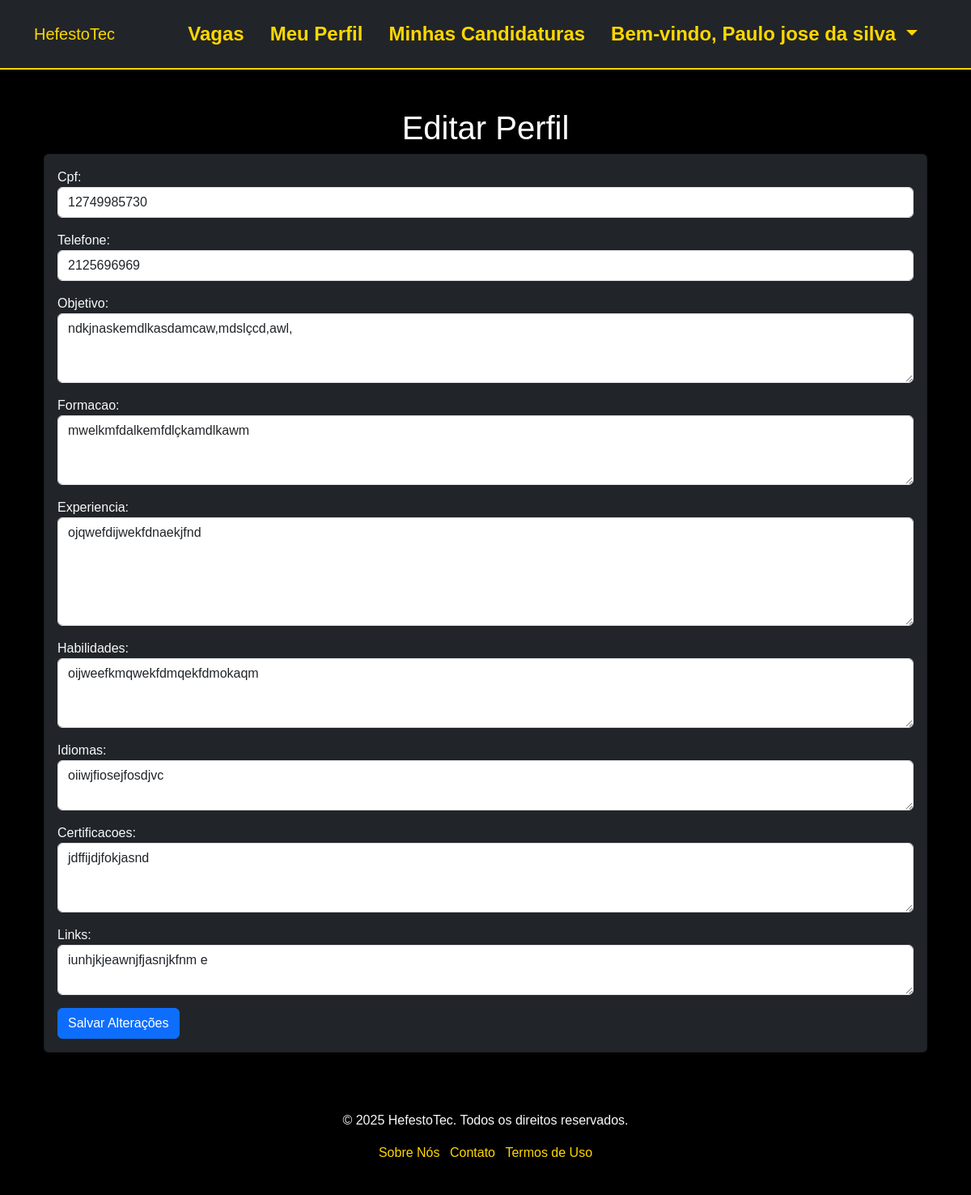
/perfil/editar/ (signed in), run on the app's committed database.
### vagas/models.py (models this page shows, shortened)
class Usuario(AbstractUser):
    pass

class Profile(models.Model):
    user = models.OneToOneField(Usuario, on_delete=models.CASCADE, related_name='profile')
    cpf = models.CharField(max_length=14, unique=True, validators=[validar_cpf], blank=True, null=True)
    telefone = models.CharField(max_length=15, blank=True, null=True)
    data_nascimento = models.DateField(blank=True, null=True)
    objetivo = models.TextField(blank=True, null=True)
    formacao = models.TextField(blank=True, null=True)
    experiencia = models.TextField(blank=True, null=True)
    habilidades = models.TextField(blank=True, null=True)
    idiomas = models.TextField(blank=True, null=True)
    certificacoes = models.TextField(blank=True, null=True)
    links = models.TextField(blank=True, null=True)

### vagas/views.py (the view)
# urls.py: path('perfil/editar/', views.editar_perfil, name='editar_perfil'),  # Editar perfil
@login_required
def editar_perfil(request):
    profile = request.user.profile
    if request.method == "POST":
        form = ProfileForm(request.POST, instance=profile)
        if form.is_valid():
            form.save()
            messages.success(request, "Perfil atualizado com sucesso!")
            return redirect('meu_perfil')
        else:
            messages.error(request, "Erro ao atualizar o perfil. Verifique os dados.")
    else:
        form = ProfileForm(instance=profile)
    return render(request, 'vagas/editar_perfil.html', {'form': form})

### vagas/templates/vagas/editar_perfil.html (shortened to what this page needs)
{% extends 'vagas/base.html' %}
{% block content %}
<div class="container mt-5">
    <h1 class="text-center">Editar Perfil</h1>
    <div class="card shadow bg-dark text-light">
        <div class="card-body">
            <form method="post">
                {% for field in form %}
                    <div class="mb-3">
                        {{ field.label_tag }}
                        {{ field }}
                    </div>
                {% endfor %}
                <button type="submit" class="btn btn-primary">Salvar Alterações</button>
            </form>
        </div>
    </div>
</div>
{% endblock %}

### vagas/templates/vagas/base.html (shortened to what this page needs)
<!DOCTYPE html>
<html lang="pt-br">
<head>
    {% load static %}
    <link href="https://cdn.jsdelivr.net/npm/bootstrap@5.3.1/dist/css/bootstrap.min.css" rel="stylesheet">
    <link rel="stylesheet" href="{% static 'css/styles.css' %}">
</head>
<body>
    <nav class="navbar navbar-expand-lg navbar-dark bg-dark">
        <div class="container">
            <a class="navbar-brand" href="{% url 'index' %}">HefestoTec</a>
            <div class="collapse navbar-collapse" id="navbarNav">
                <ul class="navbar-nav ms-auto">
                    <li class="nav-item me-3">
                        <a class="nav-link" href="{% url 'listar_vagas' %}">Vagas</a>
                    </li>
                    {% if user.is_authenticated %}
                        <li class="nav-item me-3">
                            <a class="nav-link" href="{% url 'meu_perfil' %}">Meu Perfil</a>
                        </li>
                        <li class="nav-item me-3">
                            <a class="nav-link" href="{% url 'minhas_candidaturas' %}">Minhas Candidaturas</a>
                        </li>
                        <li class="nav-item dropdown me-3">
                            <a class="nav-link dropdown-toggle" href="#" id="navbarDropdown" role="button" data-bs-toggle="dropdown" aria-expanded="false">
                                Bem-vindo, {{ user.first_name|default:user.username }}
                            </a>
                        </li>
                    {% else %}
                        <li class="nav-item me-3">
                            <a class="nav-link" href="{% url 'login' %}">Login</a>
                        </li>
                    {% endif %}
                </ul>
            </div>
        </div>
    </nav>
    <main class="container my-4">
        {% block content %}
        {% endblock %}
    </main>
    <footer class="bg-black text-light text-center py-4 mt-5">
        <div class="container">
            <p>&copy; 2025 HefestoTec. Todos os direitos reservados.</p>
            <ul class="list-inline">
                <li class="list-inline-item">
                    <a href="{% url 'sobre_nos' %}" class="footer-link">Sobre Nós</a>
                </li>
                <li class="list-inline-item">
                    <a href="{% url 'contato' %}" class="footer-link">Contato</a>
                </li>
                <li class="list-inline-item">
                    <a href="{% url 'termos_de_uso' %}" class="footer-link">Termos de Uso</a>
                </li>
            </ul>
        </div>
    </footer>
</body>
</html>

### vagas/static/vagas/styles.css (style rules this page uses)
:root { --color-primary: #FFD700; --color-black: #000000; --color-white: #FFFFFF; }
html, body { height: 100%; margin: 0; padding: 0; background-color: var(--color-black); color: var(--color-white); font-family: 'Arial', sans-serif; overflow-x: hidden; }
.navbar { background-color: var(--color-black); border-bottom: 2px solid var(--color-primary); padding: 1rem; }
.nav-link { color: var(--color-primary); font-weight: bold; font-size: 1.5rem; transition: color 0.3s ease; }
footer { background-color: var(--color-black); color: var(--color-white); padding: 2.5rem 1rem; text-align: center; }
footer a { color: var(--color-primary); text-decoration: none; transition: color 0.3s; }

### vagas/templates/vagas/base.html (style rules this page uses)
.footer-link { color: #FFD700; text-decoration: none; }
.nav-link { color: #FFD700 !important; font-weight: bold; }
.navbar-brand { color: #FFD700 !important; }
body { background-color: #000; color: #fff; }

### data on the page
Usuario: first_name "Paulo jose da silva"
Profile: form "12749985730" "2125696969" "ndkjnaskemdlkasdamcaw,mdslçcd,awl," "mwelkmfdalkemfdlçkamdlkawm" "ojqwefdijwekfdnaekjfnd" "oijweefkmqwekfdmqekfdmokaqm" "oiiwjfiosejfosdjvc" "jdffijdjfokjasnd" "iunhjkjeawnjfjasnjkfnm e"

### other printed values
{{ field.label_tag }} "Cpf:" "Telefone:" "Objetivo:" "Formacao:" "Experiencia:" "Habilidades:" "Idiomas:" "Certificacoes:" "Links:"
